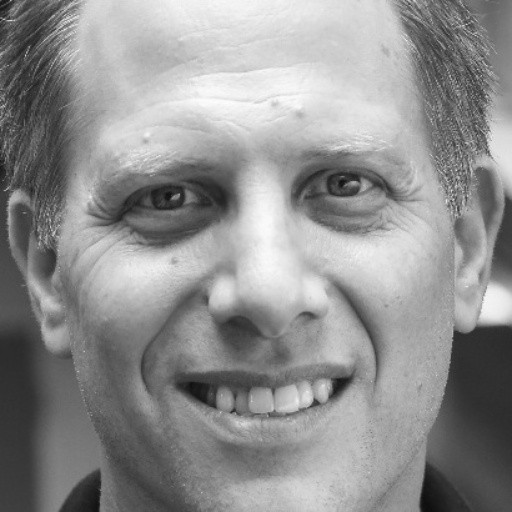
#> input picture data-faces/alibertun.jpg, 512 x 512 px, given as the content of the folder ../data-color/, which was not available
$ python image_preprocessing.py
#> lines starting #> are read from the running program, lines starting #| are printed output that depends on the picture
import os

import cv2


class Preprocessing:

    def __init__(self):
        pass

    def create_directory(self, str_directory_name):
        """
        Creates a new directory if it doesn't exist.

        :param str_directory_name: name of new directory
        :return: None
        """
        if os.path.exists("../" + str_directory_name):
            print("Directory " + str_directory_name + " exists")
            return None
        else:
            print("Creating Directory: " + str_directory_name)
            os.mkdir("../" + str_directory_name)
        return None

    def resize_images(self, original_directory, new_directory, img_height, img_width):
        """
        Imports each image, and resizes to a given size

        :param original_directory: directory containing original images
        :param new_directory: directory to place new images
        :param img_height: new image height
        :param img_width: new image height
        :return: New image in specified folder
        """
#> called with original_directory = '../data-color/', new_directory = '../data-grayscale/', img_height = 1024, img_width = 1024

        for item in os.listdir(original_directory):
            img = cv2.imread(original_directory + item, cv2.IMREAD_GRAYSCALE)
#> img is the input picture: shape (512, 512); min 11, max 253, mean 143.9
            img = cv2.resize(img, (img_height, img_width))
#> img: shape (1024, 1024)
#> in get_faces, `faces = face_cascade.detectMultiScale(gray, 1.5, 5)`: faces = [[64, 48, 923, 923]]
#> the loop in get_faces, `for (x, y, w, h) in faces:` made 1 pass
#> pass 1, in get_faces, `roi_gray = gray[y:y + h, x:x + w]`:
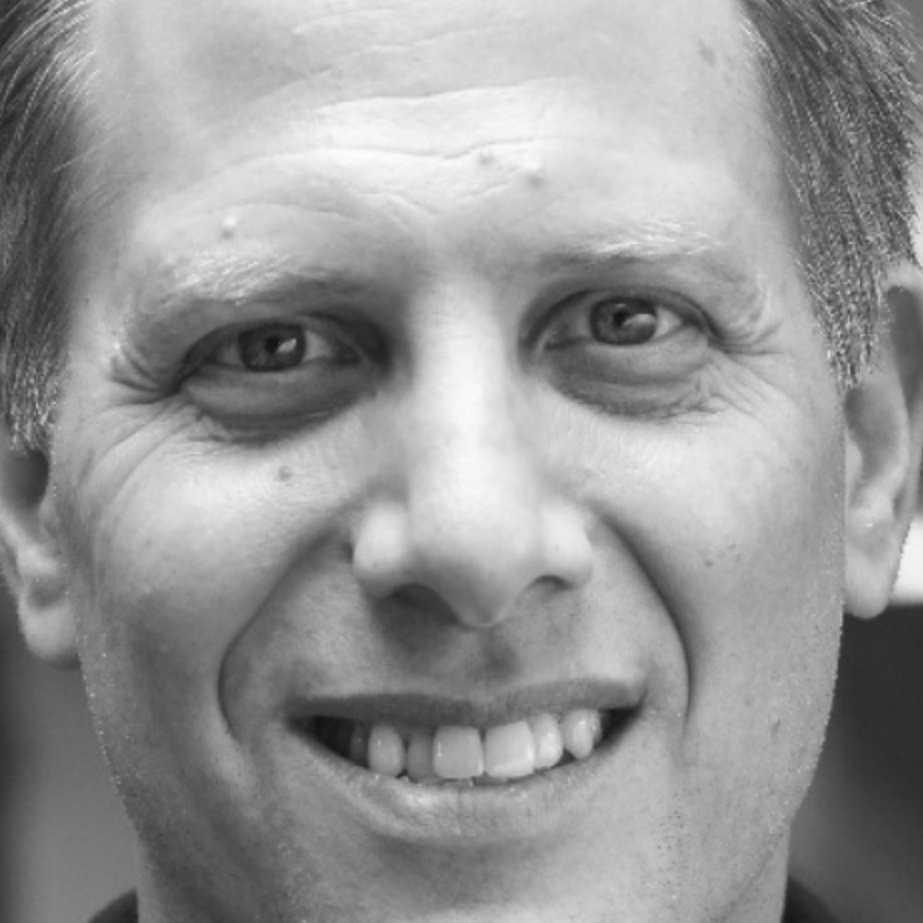
#> roi_gray: shape (923, 923); min 16, max 253, mean 149.8
#> after the loop in get_faces, `for (x, y, w, h) in faces:`: face_images = 1 item
#> the loop in scan_images, `for face in faces:` made 1 pass
            cv2.imwrite(new_directory + item, img)
#> pass 2 of the loop in resize_images, `for item in os.listdir(original_directory):`:
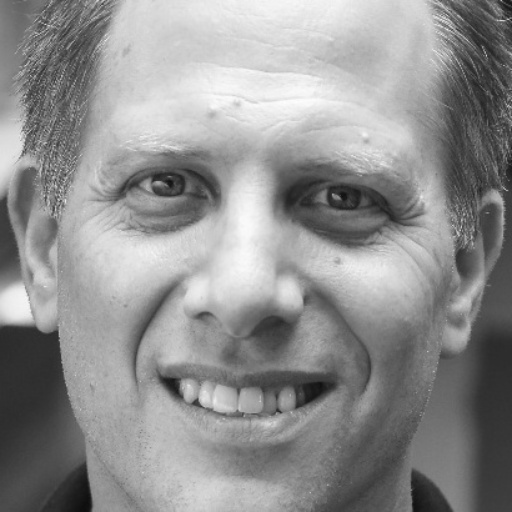
#> input picture data-faces/alibertun_mirrored.jpg, 512 x 512 px
#> in resize_images, img is the input picture: shape (512, 512); min 11, max 253, mean 143.9
#> pass 3 of the loop in resize_images, `for item in os.listdir(original_directory):`:
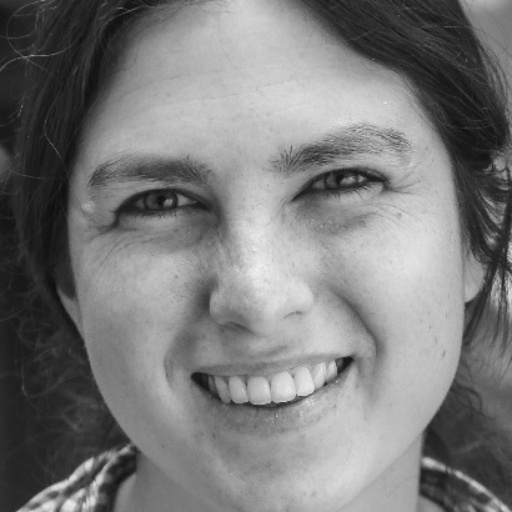
#> input picture data-faces/amorrow.jpg, 512 x 512 px
#> in resize_images, img is the input picture: shape (512, 512); min 13, max 240, mean 122.4
#> the loop made 4 passes; the first 3 are shown
        return None

    def mirror_images(self, image_directory):
        """
        Mirrors all images in the specified directory
        :param image_directory: current directory with all images
        :return: mirrored images, saved to image_directory
        """
#> called with image_directory = '../data-faces/'

        lst = [l for l in os.listdir(image_directory)]
        lst = [img.split(".jpg")[0] for img in lst]

        # [4 lines of commented-out code are left out]

        for item in lst:
            img = cv2.imread(image_directory + item + ".jpg")
#> img: shape (512, 512, 3); min 15, max 253, mean 149.7
            img = cv2.flip(img, 1)  # Mirrors image passed to cv2
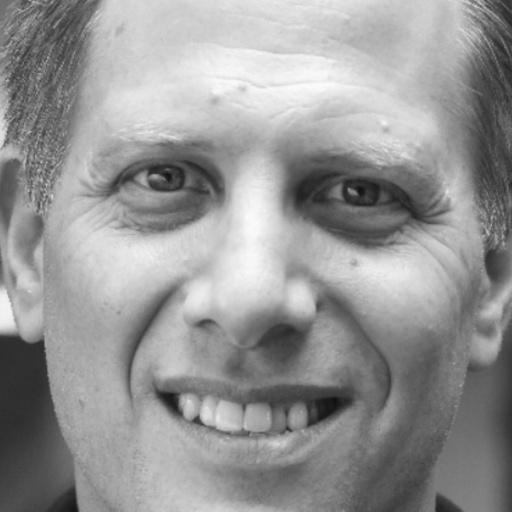
#> img: shape (512, 512, 3); min 15, max 253, mean 149.7
            cv2.imwrite(image_directory + item + "_mirrored.jpg", img)
#> pass 2 of the loop in mirror_images, `for item in lst:`:
#> in mirror_images, `img = cv2.imread(image_directory + item + ".jpg")`:
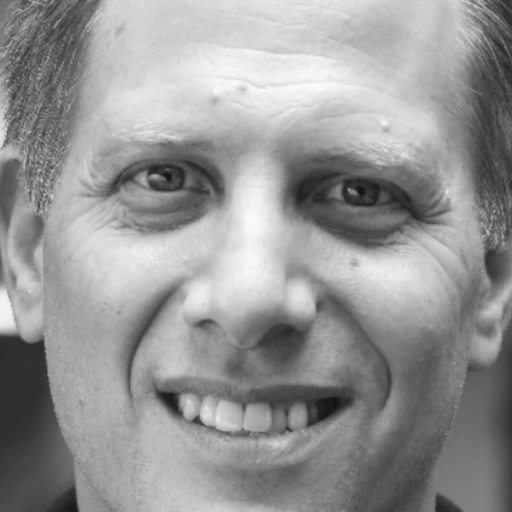
#> img: shape (512, 512, 3); min 15, max 253, mean 149.7
#> in mirror_images, `img = cv2.flip(img, 1)`:
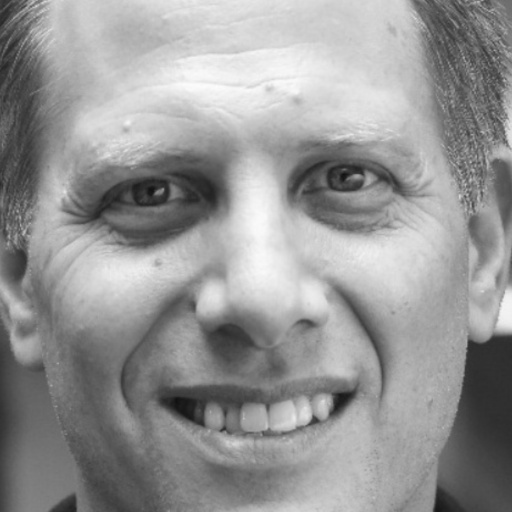
#> img: shape (512, 512, 3); min 15, max 253, mean 149.7
#> pass 3 of the loop in mirror_images, `for item in lst:`:
#> in mirror_images, `img = cv2.flip(img, 1)`:
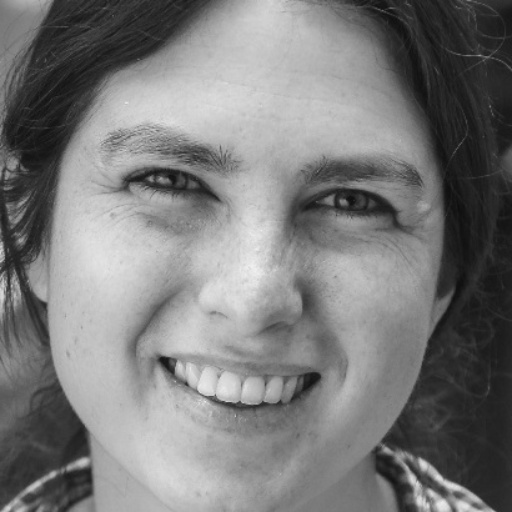
#> img: shape (512, 512, 3); min 13, max 240, mean 122.4
#> the loop made 4 passes; the first 3 are shown
        return None

    def get_faces(self, filename):
        """
        Imports an image, and returns all faces within the image
        :param filename: image file, JPG or PNG
        :return: Images of cropped faces
        """
        face_cascade = cv2.CascadeClassifier('../haarcascades/haarcascade_frontalface_default.xml')
        eye_cascade = cv2.CascadeClassifier('../haarcascades/haarcascade_eye.xml')
        img = cv2.imread(filename)
        gray = cv2.cvtColor(img, cv2.COLOR_BGR2GRAY)
        faces = face_cascade.detectMultiScale(gray, 1.5, 5)  # Originally 1.1

        face_images = []

        for (x, y, w, h) in faces:
            roi_gray = gray[y:y + h, x:x + w]
            roi_color = img[y:y + h, x:x + w]

            eyes = eye_cascade.detectMultiScale(roi_gray)
            if len(eyes) >= 1:
                face_images.append(roi_color)

        return face_images

    def scan_images(self, root_dir, output_dir):
        """
        Locates all faces in a given directory, and outputs cropped faces to new directory.
        :param root_dir: original image directory
        :param output_dir: new directory where facial images are exported
        :return: cropped images of only faces, stored in output_dir
        """
        image_extensions = ["jpg", "png"]

        for dir_name, subdir_list, file_list in os.walk(root_dir):
            print('Scanning directory: %s' % dir_name)
            for filename in file_list:
                extension = os.path.splitext(filename)[1][1:]
                if extension in image_extensions:
                    faces = self.get_faces(os.path.join(dir_name, filename))

                    for face in faces:
                        face_filename = os.path.join(output_dir, "{}".format(filename))
                        cv2.imwrite(face_filename, face)


if __name__ == "__main__":
    preprocessing = Preprocessing()
    preprocessing.create_directory(str_directory_name="data-grayscale")
    preprocessing.create_directory(str_directory_name="data-faces")
    preprocessing.resize_images(original_directory="../data-color/", new_directory="../data-grayscale/",
                                img_height=1024, img_width=1024)
    preprocessing.scan_images(root_dir="../data-grayscale/", output_dir="../data-faces/")
    preprocessing.resize_images(original_directory="../data-faces/", new_directory="../data-faces/", img_height=512,
                                img_width=512)
    preprocessing.mirror_images(image_directory="../data-faces/")
